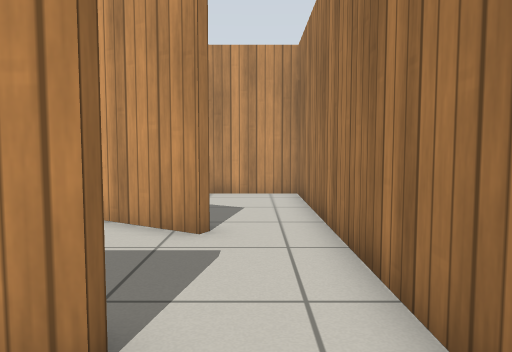
view 1 (above)

12 first-person views from a walk through a robot-simulator world made for Gazebo. The camera is 0.74 m above the floor, tilts 4° down and sees 70° across. The floor is counted in squares, 0.5 m on a side. Each view is taken from the middle of a square. On the plan, view 1 faces up. The plan holds only what a view shows up to about 16 squares ahead; the rest is blank. Simple patterns stand in for the simulator's built-in surfaces.

view 2
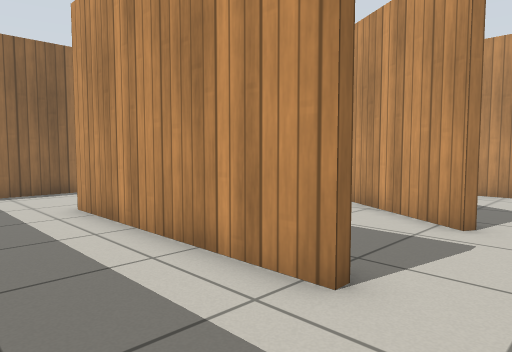

view 3
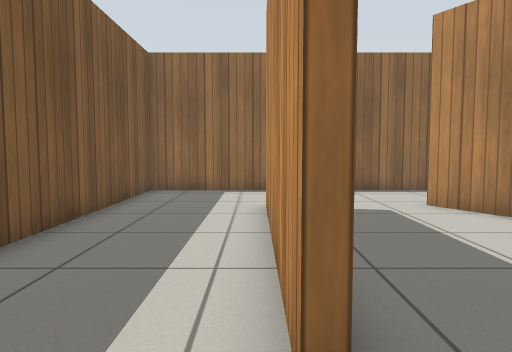

view 4
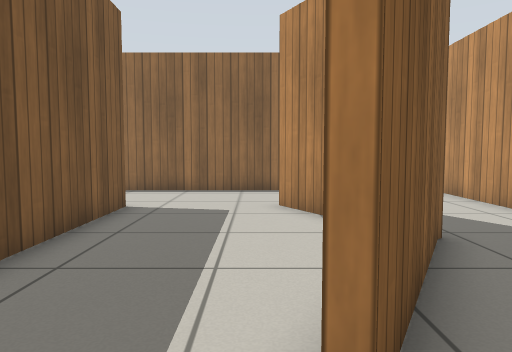

view 5
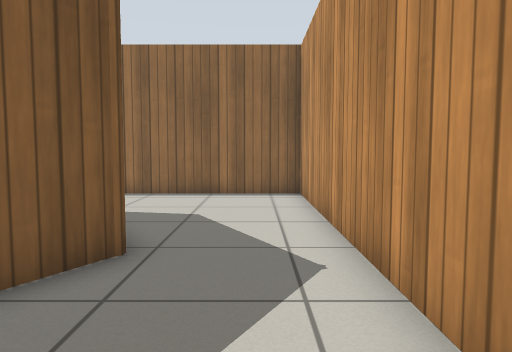

view 6
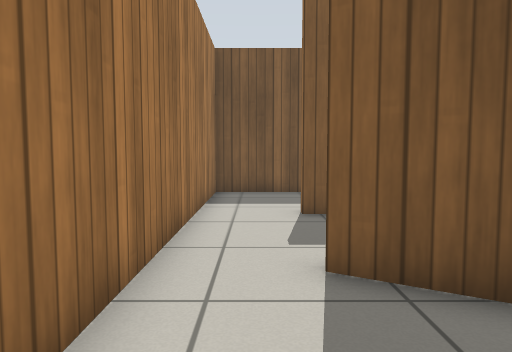

view 7
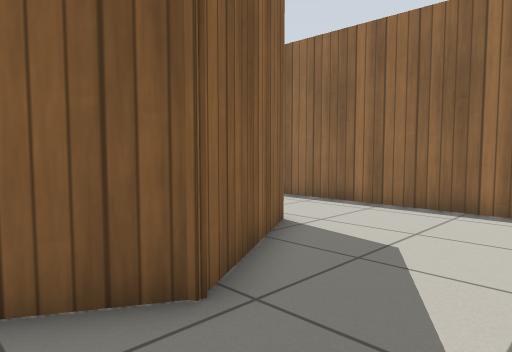

view 8
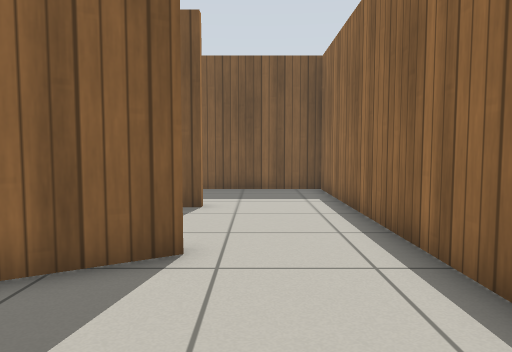

view 9
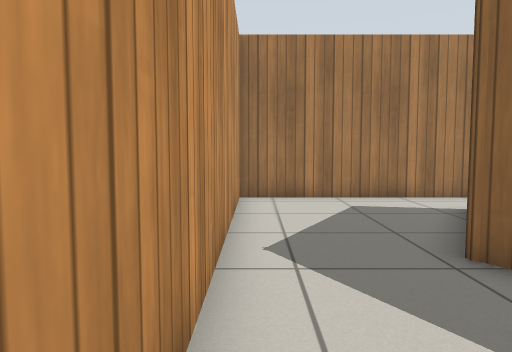

view 10
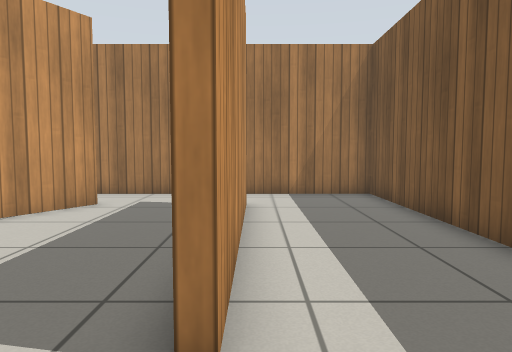

view 11
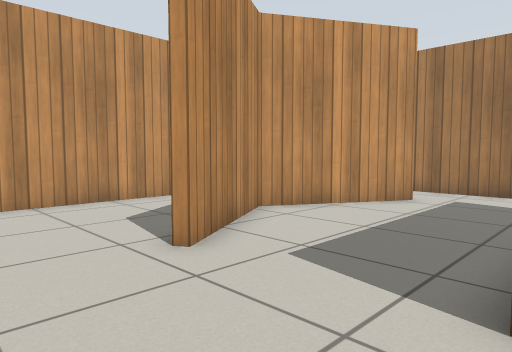

view 12
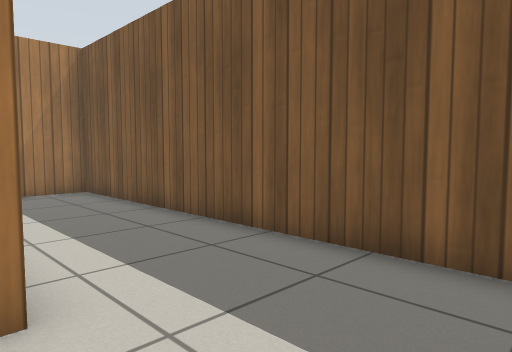

### Floor plan
Points are (right, up) in squares from view 1. A wall is a line through its corners. A room is listed if a view was taken in it or the views show most of it. See-through windows are left out.
Room 1 (views 1, 2, 3, 4, 5, 6, 7, 8, 9, 10, 11, 12)
walls: (-8.6, 2.6) (-3.8, 2.6); (-9, 6.9) (-5.1, 9.1) (-0.8, 6.6) (-1, 6.4) (-5.1, 8.8) (-8.8, 6.6); (-1.8, 2.6) (-1, 2.6); (-1, 2.3) (-8.6, 2.3); (-12.5, -1.9) (1.4, -1.9) (1.4, 12.5) (-12.5, 12.5) (-12.5, -1.9)

Positions as (right, up) in squares from view 1, and headings:
1: (0, 0), facing up
2: (1, -1), facing up-left
3: (1, 2), facing left
4: (1, 6), facing left
5: (0, 11), facing left
6: (0, 11), facing down
7: (-3, 12), facing down-left
8: (-10, 12), facing down
9: (-10, 12), facing right
10: (-11, 2), facing right
11: (-12, 2), facing up-right
12: (-12, 3), facing down-right
